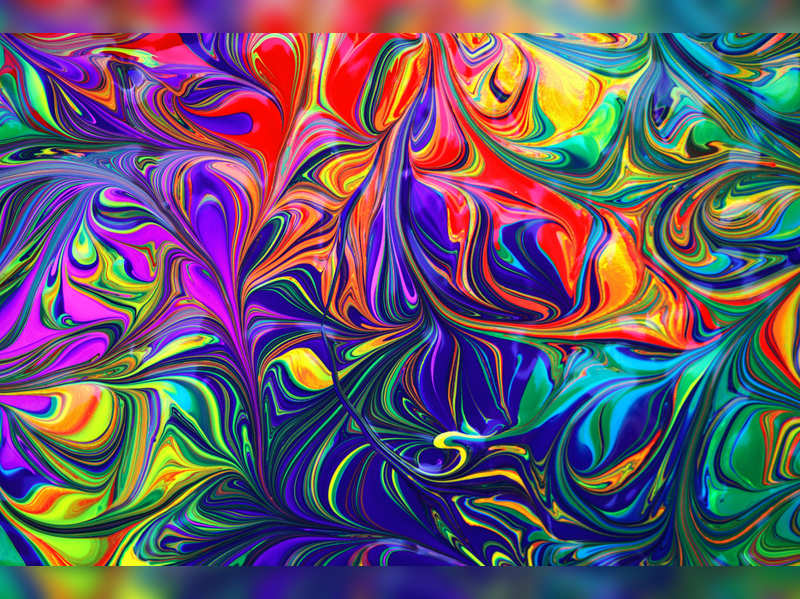
#> input picture color.jpg, 800 x 599 px, given in place of color.jpeg, which was not available
$ jupyter execute Image_Segmentation_KK.ipynb
#> lines starting #> are read from the running program, lines starting #| are printed output that depends on the picture; pictures that were not available may be replaced by others from this repository, and a replacement may not be noted
[cell 1]
import numpy as np
import matplotlib.pyplot as plt
import cv2

[cell 2]
image = cv2.imread('color.jpeg')
#> image is the input picture: shape (599, 800, 3); mean B, G, R 106.6, 87, 100.9
image = cv2.cvtColor(image, cv2.COLOR_BGR2RGB)

plt.imshow(image)

[cell 3]
pixel_vals = image.reshape((-1,3))
pixel_vals = np.float32(pixel_vals)

[cell 4]
criteria = (cv2.TERM_CRITERIA_EPS + cv2.TERM_CRITERIA_MAX_ITER, 100, 0.85)
k = 3
retval, labels, centers = cv2.kmeans(pixel_vals, k, None, criteria, 10, cv2.KMEANS_RANDOM_CENTERS)
#> retval = 3.45e+09; centers = [[34.01, 64.62, 96.46], [206, 123.9, 64.24], [105.4, 85.75, 199.1]]
centers = np.uint8(centers)
#> centers = [[34, 64, 96], [205, 123, 64], [105, 85, 199]]
segmented_data = centers[labels.flatten()]
segmented_image = segmented_data.reshape((image.shape))
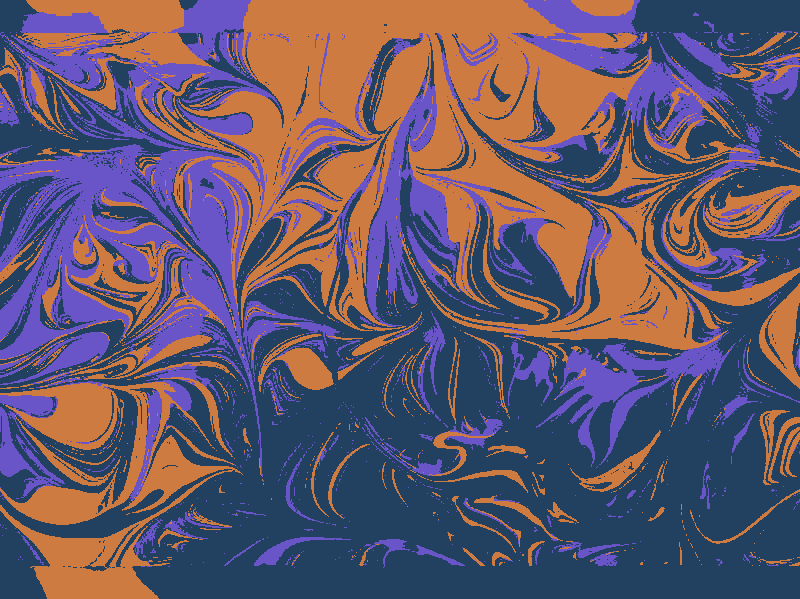
#> segmented_image: shape (599, 800, 3); mean R, G, B 100.5, 86.3, 106.3
plt.imshow(segmented_image)


$ run again, with image.jpg copied over color.jpg
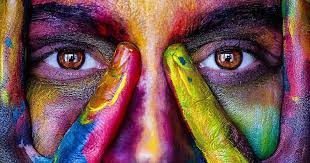
#> input picture image.jpg, 310 x 163 px, given in place of color.jpeg, which was not available
#> image is the input picture: shape (163, 310, 3); mean B, G, R 81.3, 81.4, 116.1
#> `retval, labels, centers = cv2.kmeans(pixel_vals, k, None, criteria, 10..`: retval = 187196887.4; centers = [[122.8, 81.37, 89.57], [195.6, 155, 126.8], [50.16, 26.58, 38.94]]
#> `centers = np.uint8(centers)`: centers = [[122, 81, 89], [195, 155, 126], [50, 26, 38]]
#> `segmented_image = segmented_data.reshape((image.shape))`:
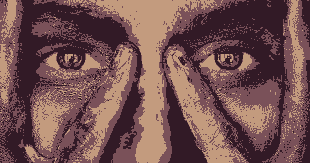
#> segmented_image: shape (163, 310, 3); mean R, G, B 115.6, 81, 80.5

$ run again, with original.jpg copied over color.jpg
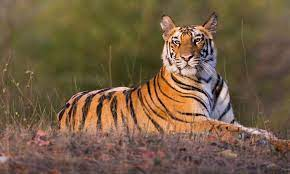
#> input picture original.jpg, 290 x 174 px, given in place of color.jpeg, which was not available
#> image is the input picture: shape (174, 290, 3); mean B, G, R 68.1, 93.2, 115.8
#> `retval, labels, centers = cv2.kmeans(pixel_vals, k, None, criteria, 10..`: retval = 52411071.2; centers = [[125.7, 100.3, 79.39], [202.1, 152, 120.4], [87.54, 73.75, 47.65]]
#> `centers = np.uint8(centers)`: centers = [[125, 100, 79], [202, 151, 120], [87, 73, 47]]
#> `segmented_image = segmented_data.reshape((image.shape))`:
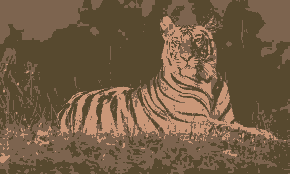
#> segmented_image: shape (174, 290, 3); mean R, G, B 115.2, 92.6, 67.5
